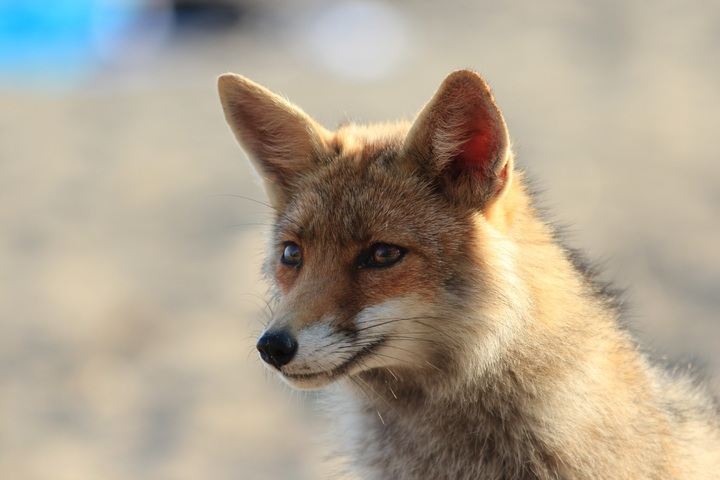
#> input picture OpenCV/assets/fox.jpg, 720 x 480 px, found by its file name
$ python crop.py
#> lines starting #> are read from the running program, lines starting #| are printed output that depends on the picture
import cv2
import os
from albert_utils import mouse_metadata


img_path = os.path.join(".", "assets", "fox.jpg")
img = cv2.imread(img_path)
#> img is the input picture: shape (480, 720, 3); mean B, G, R 144.3, 162.3, 173.7
print(img.shape)
#| (480, 720, 3)
crop_img = img[67:398, 215:536]  # [y, x]
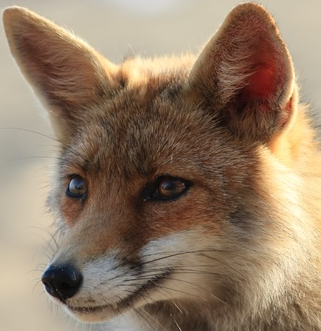
#> crop_img: shape (331, 321, 3); mean B, G, R 103.7, 125.1, 146.5

# Create a window and set the mouse callback
cv2.namedWindow("fox")
# Passing `img` as the third argument to make it accessible inside the `show_mouse_coordinates`` function.
cv2.setMouseCallback(
    "fox", mouse_metadata.display_metadata, {"img": img, "frame": "fox", "colorspace": mouse_metadata.BGR}
)

cv2.imshow("fox", img)
cv2.imshow("crop_fox", crop_img)

cv2.waitKey(0)
cv2.destroyAllWindows()

$ run again, with OpenCV/assets/93540576_4fe36548e1_o.jpg copied over OpenCV/assets/fox.jpg
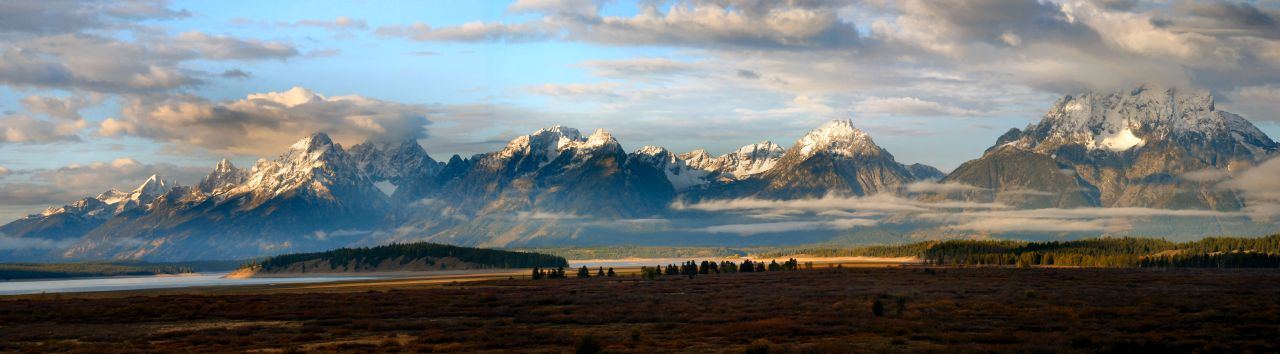
#> input picture OpenCV/assets/93540576_4fe36548e1_o.jpg, 1280 x 354 px, found by its file name
#> img is the input picture: shape (354, 1280, 3); mean B, G, R 117.4, 117.8, 112.9
#| (354, 1280, 3)
#> `crop_img = img[67:398, 215:536]`:
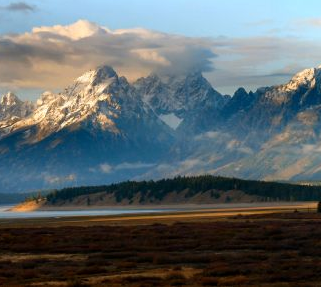
#> crop_img: shape (287, 321, 3); mean B, G, R 105.6, 102.7, 93.5
